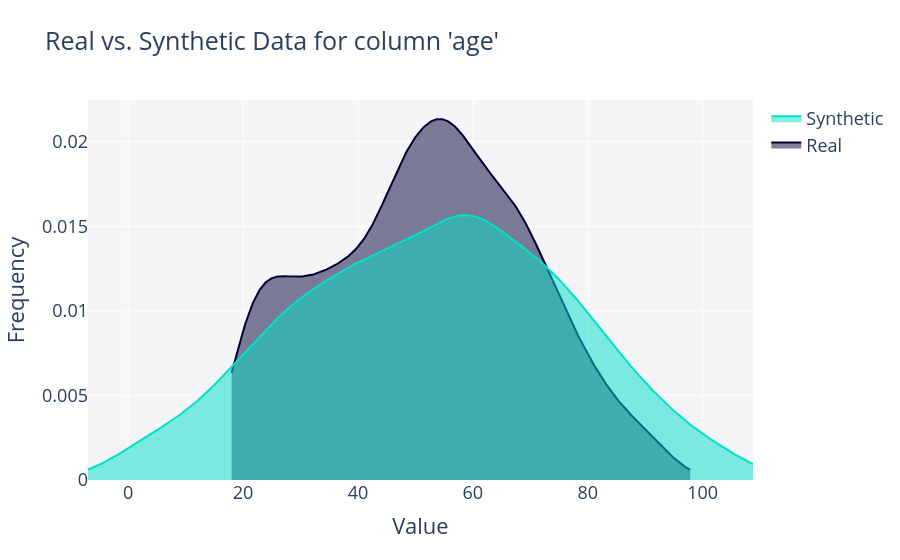
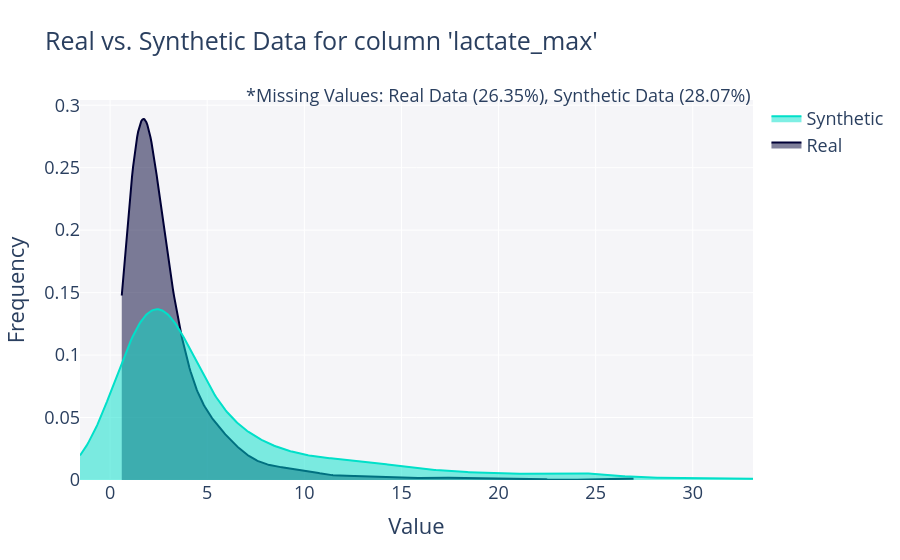
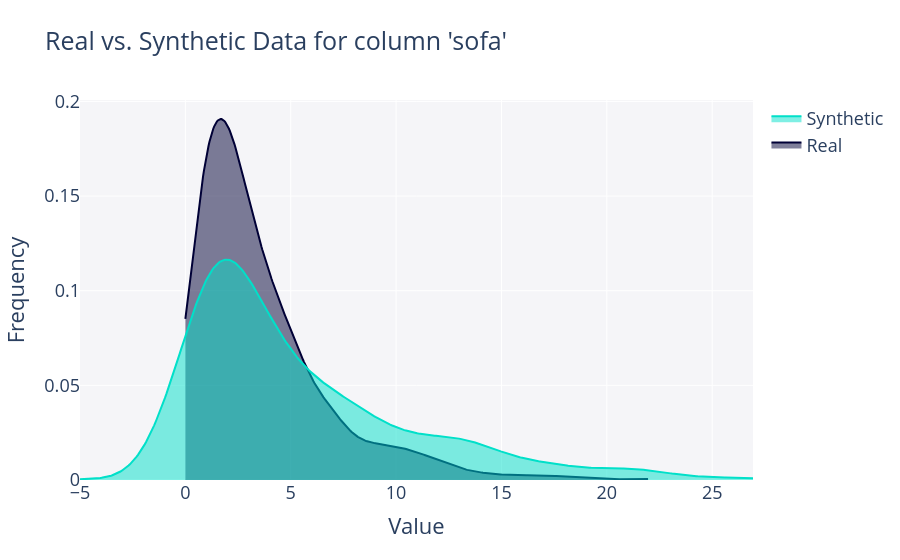

Notebook cell for these charts, in order:
### Code cell
for col in ["age", "lactate_max", "sofa"]:
    try:
        save_column_plot(folder, real_data_no_race, syn_data_baseline_no_race, col)
    except Exception as e:
        print(f"Could not plot {col}: {e}")

save_column_pair_plot(folder, real_data_no_race, syn_data_baseline_no_race, ['lactate_max', 'lactate_min'])

### Figure 1 — Plotly figure (JSON) as saved in the notebook; plotly's stock layout.template omitted (floating-point values rounded to 4 significant figures; data arrays with more than 128 entries replaced by an {"elided": "..."} marker saying what was removed)
{"data": [{"fill": "tozeroy", "hovertemplate": "<b>Real</b><br>Frequency: %{y}<extra></extra>", "legendgroup": "Real", "marker": {"color": "#000036"}, "mode": "lines", "name": "Real", "showlegend": true, "type": "scatter", "x": {"elided": "500 float values"}, "xaxis": "x", "y": {"elided": "500 float values"}, "yaxis": "y"}, {"fill": "tozeroy", "hovertemplate": "<b>Synthetic</b><br>Frequency: %{y}<extra></extra>", "legendgroup": "Synthetic", "marker": {"color": "#01E0C9"}, "mode": "lines", "name": "Synthetic", "showlegend": true, "type": "scatter", "x": {"elided": "500 float values"}, "xaxis": "x", "y": {"elided": "500 float values"}, "yaxis": "y"}], "layout": {"barmode": "overlay", "font": {"size": 18}, "hovermode": "closest", "legend": {"traceorder": "reversed"}, "plot_bgcolor": "#F5F5F8", "title": {"text": "Real vs. Synthetic Data for column 'age'"}, "xaxis": {"anchor": "y2", "domain": [0, 1], "title": {"text": "Value"}, "zeroline": false}, "yaxis": {"anchor": "free", "domain": [0, 1], "position": 0, "title": {"text": "Frequency"}}}}

### Figure 2 — Plotly figure (JSON) as saved in the notebook; plotly's stock layout.template omitted (floating-point values rounded to 4 significant figures; data arrays with more than 128 entries replaced by an {"elided": "..."} marker saying what was removed)
{"data": [{"fill": "tozeroy", "hovertemplate": "<b>Real</b><br>Frequency: %{y}<extra></extra>", "legendgroup": "Real", "marker": {"color": "#000036"}, "mode": "lines", "name": "Real", "showlegend": true, "type": "scatter", "x": {"elided": "500 float values"}, "xaxis": "x", "y": {"elided": "500 float values"}, "yaxis": "y"}, {"fill": "tozeroy", "hovertemplate": "<b>Synthetic</b><br>Frequency: %{y}<extra></extra>", "legendgroup": "Synthetic", "marker": {"color": "#01E0C9"}, "mode": "lines", "name": "Synthetic", "showlegend": true, "type": "scatter", "x": {"elided": "500 float values"}, "xaxis": "x", "y": {"elided": "500 float values"}, "yaxis": "y"}], "layout": {"annotations": [{"showarrow": false, "text": "*Missing Values: Real Data (26.35%), Synthetic Data (28.07%)", "x": 1, "xref": "paper", "y": 1.05, "yref": "paper"}], "barmode": "overlay", "font": {"size": 18}, "hovermode": "closest", "legend": {"traceorder": "reversed"}, "plot_bgcolor": "#F5F5F8", "title": {"text": "Real vs. Synthetic Data for column 'lactate_max'"}, "xaxis": {"anchor": "y2", "domain": [0, 1], "title": {"text": "Value"}, "zeroline": false}, "yaxis": {"anchor": "free", "domain": [0, 1], "position": 0, "title": {"text": "Frequency"}}}}

### Figure 3 — Plotly figure (JSON) as saved in the notebook; plotly's stock layout.template omitted (floating-point values rounded to 4 significant figures; data arrays with more than 128 entries replaced by an {"elided": "..."} marker saying what was removed)
{"data": [{"fill": "tozeroy", "hovertemplate": "<b>Real</b><br>Frequency: %{y}<extra></extra>", "legendgroup": "Real", "marker": {"color": "#000036"}, "mode": "lines", "name": "Real", "showlegend": true, "type": "scatter", "x": {"elided": "500 float values"}, "xaxis": "x", "y": {"elided": "500 float values"}, "yaxis": "y"}, {"fill": "tozeroy", "hovertemplate": "<b>Synthetic</b><br>Frequency: %{y}<extra></extra>", "legendgroup": "Synthetic", "marker": {"color": "#01E0C9"}, "mode": "lines", "name": "Synthetic", "showlegend": true, "type": "scatter", "x": {"elided": "500 float values"}, "xaxis": "x", "y": {"elided": "500 float values"}, "yaxis": "y"}], "layout": {"barmode": "overlay", "font": {"size": 18}, "hovermode": "closest", "legend": {"traceorder": "reversed"}, "plot_bgcolor": "#F5F5F8", "title": {"text": "Real vs. Synthetic Data for column 'sofa'"}, "xaxis": {"anchor": "y2", "domain": [0, 1], "title": {"text": "Value"}, "zeroline": false}, "yaxis": {"anchor": "free", "domain": [0, 1], "position": 0, "title": {"text": "Frequency"}}}}
